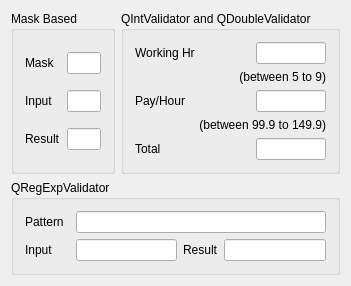
<?xml version="1.0" encoding="UTF-8"?>
<ui version="4.0">
 <class>MainWindow</class>
 <widget class="QMainWindow" name="MainWindow">
  <property name="geometry">
   <rect>
    <x>0</x>
    <y>0</y>
    <width>351</width>
    <height>246</height>
   </rect>
  </property>
  <property name="windowTitle">
   <string>Input Validation</string>
  </property>
  <widget class="QWidget" name="centralWidget">
   <layout class="QGridLayout" name="gridLayout_3">
    <item row="0" column="0">
     <widget class="QGroupBox" name="groupBox">
      <property name="title">
       <string>Mask Based</string>
      </property>
      <layout class="QGridLayout" name="gridLayout">
       <item row="0" column="0">
        <widget class="QLabel" name="label">
         <property name="text">
          <string>Mask</string>
         </property>
        </widget>
       </item>
       <item row="0" column="2">
        <widget class="QLineEdit" name="txtMask"/>
       </item>
       <item row="1" column="0">
        <widget class="QLabel" name="label_2">
         <property name="text">
          <string>Input</string>
         </property>
        </widget>
       </item>
       <item row="2" column="0" colspan="2">
        <widget class="QLabel" name="label_3">
         <property name="text">
          <string>Result</string>
         </property>
        </widget>
       </item>
       <item row="2" column="2">
        <widget class="QLineEdit" name="txtResult"/>
       </item>
       <item row="1" column="2">
        <widget class="QLineEdit" name="txtInput"/>
       </item>
      </layout>
     </widget>
    </item>
    <item row="0" column="1">
     <widget class="QGroupBox" name="groupBox_2">
      <property name="title">
       <string>QIntValidator and QDoubleValidator</string>
      </property>
      <layout class="QGridLayout" name="gridLayout_2">
       <item row="1" column="0" colspan="2">
        <widget class="QLabel" name="label_7">
         <property name="text">
          <string>(between 5 to 9)</string>
         </property>
         <property name="alignment">
          <set>Qt::AlignRight|Qt::AlignTrailing|Qt::AlignVCenter</set>
         </property>
        </widget>
       </item>
       <item row="0" column="0">
        <widget class="QLabel" name="label_4">
         <property name="maximumSize">
          <size>
           <width>16777215</width>
           <height>16777215</height>
          </size>
         </property>
         <property name="text">
          <string>Working Hr</string>
         </property>
        </widget>
       </item>
       <item row="0" column="1">
        <widget class="QLineEdit" name="txtWork">
         <property name="maximumSize">
          <size>
           <width>70</width>
           <height>16777215</height>
          </size>
         </property>
        </widget>
       </item>
       <item row="2" column="0">
        <widget class="QLabel" name="label_5">
         <property name="text">
          <string>Pay/Hour</string>
         </property>
        </widget>
       </item>
       <item row="2" column="1">
        <widget class="QLineEdit" name="txtPay">
         <property name="maximumSize">
          <size>
           <width>70</width>
           <height>16777215</height>
          </size>
         </property>
        </widget>
       </item>
       <item row="4" column="1">
        <widget class="QLineEdit" name="txtTotal">
         <property name="maximumSize">
          <size>
           <width>70</width>
           <height>16777215</height>
          </size>
         </property>
        </widget>
       </item>
       <item row="4" column="0">
        <widget class="QLabel" name="label_6">
         <property name="text">
          <string>Total</string>
         </property>
        </widget>
       </item>
       <item row="3" column="0" colspan="2">
        <widget class="QLabel" name="label_8">
         <property name="text">
          <string>(between 99.9 to 149.9)</string>
         </property>
         <property name="alignment">
          <set>Qt::AlignRight|Qt::AlignTrailing|Qt::AlignVCenter</set>
         </property>
        </widget>
       </item>
      </layout>
     </widget>
    </item>
    <item row="1" column="0" colspan="2">
     <widget class="QGroupBox" name="groupBox_3">
      <property name="title">
       <string>QRegExpValidator</string>
      </property>
      <layout class="QGridLayout" name="gridLayout_4">
       <item row="0" column="0">
        <widget class="QLabel" name="label_9">
         <property name="text">
          <string>Pattern</string>
         </property>
        </widget>
       </item>
       <item row="1" column="0" colspan="2">
        <widget class="QLabel" name="label_11">
         <property name="text">
          <string>Input</string>
         </property>
        </widget>
       </item>
       <item row="1" column="2">
        <widget class="QLineEdit" name="txtRegInput"/>
       </item>
       <item row="1" column="3">
        <widget class="QLabel" name="label_10">
         <property name="text">
          <string>Result</string>
         </property>
        </widget>
       </item>
       <item row="1" column="4">
        <widget class="QLineEdit" name="txtRegResult"/>
       </item>
       <item row="0" column="2" colspan="3">
        <widget class="QLineEdit" name="txtPattern"/>
       </item>
      </layout>
     </widget>
    </item>
   </layout>
  </widget>
 </widget>
 <layoutdefault spacing="6" margin="11"/>
 <resources/>
 <connections/>
</ui>
